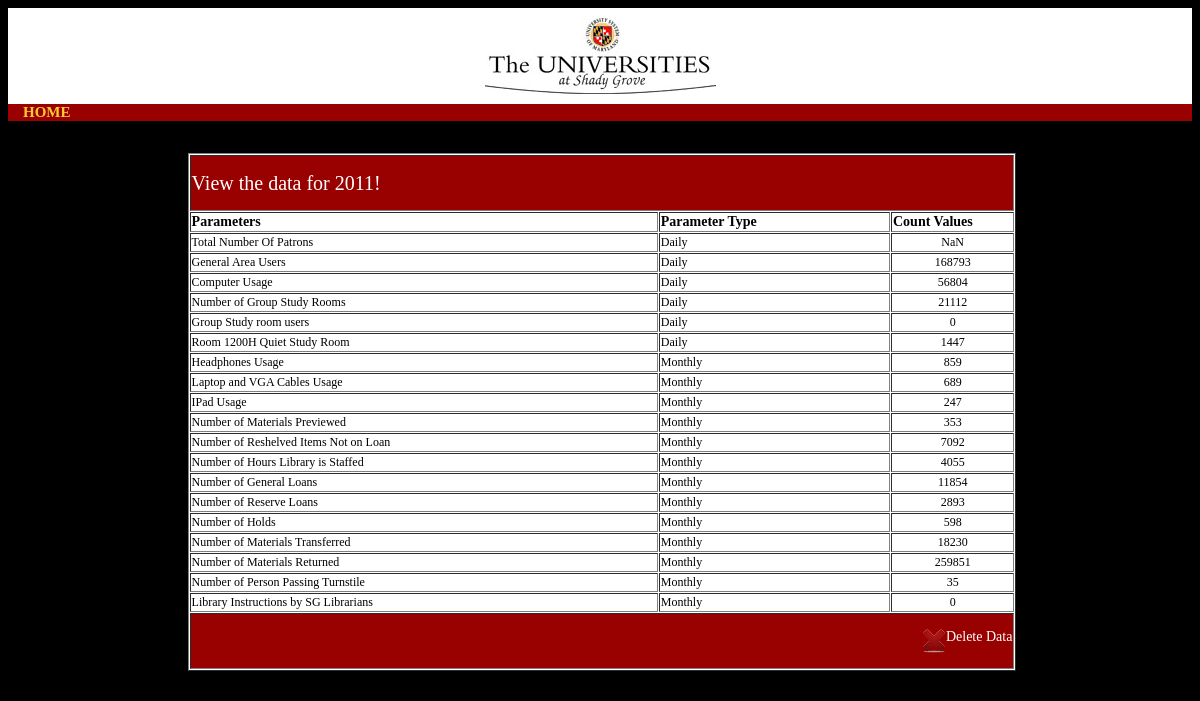
The page /view_year_selected.php?year=2011 on the database its author committed.
### tables this page shows
CREATE TABLE `parameter` (
  `p_id` int(10) NOT NULL,
  `p_name` varchar(45) NOT NULL,
  `p_item_code` varchar(45) default NULL,
  `p_type` varchar(45) NOT NULL,
  PRIMARY KEY  (`p_id`),
  UNIQUE KEY `p_item_code_UNIQUE` (`p_item_code`)
);

### view_year_selected.php (the view, shortened to what this page needs)
<!DOCTYPE html PUBLIC "-//W3C//DTD XHTML 1.0 Transitional//EN" "http://www.w3.org/TR/xhtml1/DTD/xhtml1-transitional.dtd">
<html xmlns="http://www.w3.org/1999/xhtml">
<head><!DOCTYPE html PUBLIC "-//W3C//DTD XHTML 1.0 Transitional//EN" "http://www.w3.org/TR/xhtml1/DTD/xhtml1-transitional.dtd">
<html xmlns="http://www.w3.org/1999/xhtml">
<head>
</head>
<body>
<?php
include('connect_to_shady_grove.php');
include('header.php')
?>
<?php
	$mydate = $_GET['year'];
	$mydate1 = $mydate."-01-01";
	$mydate2 = $mydate."-12-31";
	$query = "SELECT
    			COUNT(p_name) AS count
			  FROM
    			parameter";
	$result = @mysqli_query ($dbc, $query);
	$row = mysqli_fetch_array($result, MYSQL_ASSOC);
	$param_count = $row['count']+1;
?>
<div align="center" style="border:2px solid #000; width:100%; height:100%; margin-top:20px">
<table id="MyTable" width="70%" border="1" cellspacing="1" cellpadding="1" align="center" style="margin-top:10px; background-color:#FFF">
  <tr bgcolor="#990000" >
    <td height="52" colspan="<?php echo $param_count;?>"><div style="float:left" class="tabletitle">View the data for <?php echo $mydate;?>!</div>
    </td>
  </tr>
  <tr style='font-size:14px'>
  	<td><b>Parameters</b></td>
    <td><b>Parameter Type</b></td>
    <td><b>Count Values</b></td>
  </tr>
  <?php
  	$query = "SELECT
    				p_id, p_name, p_type
			  FROM
    			parameter";
	$result = @mysqli_query ($dbc, $query);
	while($row = mysqli_fetch_array($result, MYSQL_ASSOC))
	{
		echo "<tr style='font-size:12px'>";
			echo "<td align='left'>".$row['p_name']."</td>";
			echo "<td align='left'>".$row['p_type']."</td>";
			$p_id = $row['p_id'];
			$p_type = $row['p_type'];
			if($p_type == "Daily") {
				$query2 = "SELECT
							SUM(d_count) as COUNT
						FROM
							daily_data
						WHERE
							d_date
						BETWEEN
							\"$mydate1\" AND \"$mydate2\"
						AND
							p_id = $p_id";
				$result2 = @mysqli_query ($dbc, $query2);
				$row2 = mysqli_fetch_array ($result2, MYSQL_NUM);
				$count_value1 = ltrim($row2[0], "0");
				if($count_value1 != NULL)
					echo "<td align = 'center' width='15%'>".$count_value1."</td>";
				else
				{
					echo "<td align = 'center' width='15%'>0</td>";
				}
		}
		else {
			$query1 = "SELECT
							SUM(m_count) as COUNT
						FROM
							monthly_data
						WHERE
							p_id = $p_id
						AND m_year = $mydate";
			$result1 = @mysqli_query ($dbc, $query1);
			$row1 = mysqli_fetch_array ($result1, MYSQL_NUM);
			$count_value = ltrim($row1[0], "0");
			if($count_value != NULL)
				echo "<td align = 'center' width='15%'>".$count_value."</td>";
			else
			{
				echo "<td align = 'center' width='15%'>0</td>";
			}
		}
		echo "</tr>";
	}
  ?>
  <tr bgcolor="#990000" >
    <td height="52" colspan="<?php echo $param_count;?>"><div align="right" class="tabletitle">
        <a href="javascript:void(0)" onclick="issure()"><img align="middle" src="images/delete-icon.png" /><span style="color:#FFF; font-size:14px">Delete Data</span></a>
	</div>
    </td>
  </tr>
</table>
</div>
</body>
</html>

### view_year_selected.php (style rules this page uses)
.tabletitle { font-size: 20px; color:#FFF; }

### rows shown on the page
parameter: p_name "General Area Users", p_type "Daily", count_value1 "168793"
parameter: p_name "Computer Usage", p_type "Daily", count_value1 "56804"
parameter: p_name "Number of Group Study Rooms", p_type "Daily", count_value1 "21112"
parameter: p_name "Group Study room users", p_type "Daily", shows "0"
parameter: p_name "Room 1200H Quiet Study Room", p_type "Daily", count_value1 "1447"
parameter: p_name "Headphones Usage", p_type "Monthly", count_value "859"
parameter: p_name "Laptop and VGA Cables Usage", p_type "Monthly", count_value "689"
parameter: p_name "IPad Usage", p_type "Monthly", count_value "247"
parameter: p_name "Number of Materials Previewed", p_type "Monthly", count_value "353"
parameter: p_name "Number of Reshelved Items Not on Loan", p_type "Monthly", count_value "7092"
parameter: p_name "Number of Hours Library is Staffed", p_type "Monthly", count_value "4055"
parameter: p_name "Number of General Loans", p_type "Monthly", count_value "11854"
parameter: p_name "Number of Reserve Loans", p_type "Monthly", count_value "2893"
parameter: p_name "Number of Holds", p_type "Monthly", count_value "598"
parameter: p_name "Number of Materials Transferred", p_type "Monthly", count_value "18230"
parameter: p_name "Number of Materials Returned", p_type "Monthly", count_value "259851"
parameter: p_name "Number of Person Passing Turnstile", p_type "Monthly", count_value "35"
parameter: p_name "Library Instructions by SG Librarians", p_type "Monthly", shows "0"

### other values the page prints
$mydate "2011"
